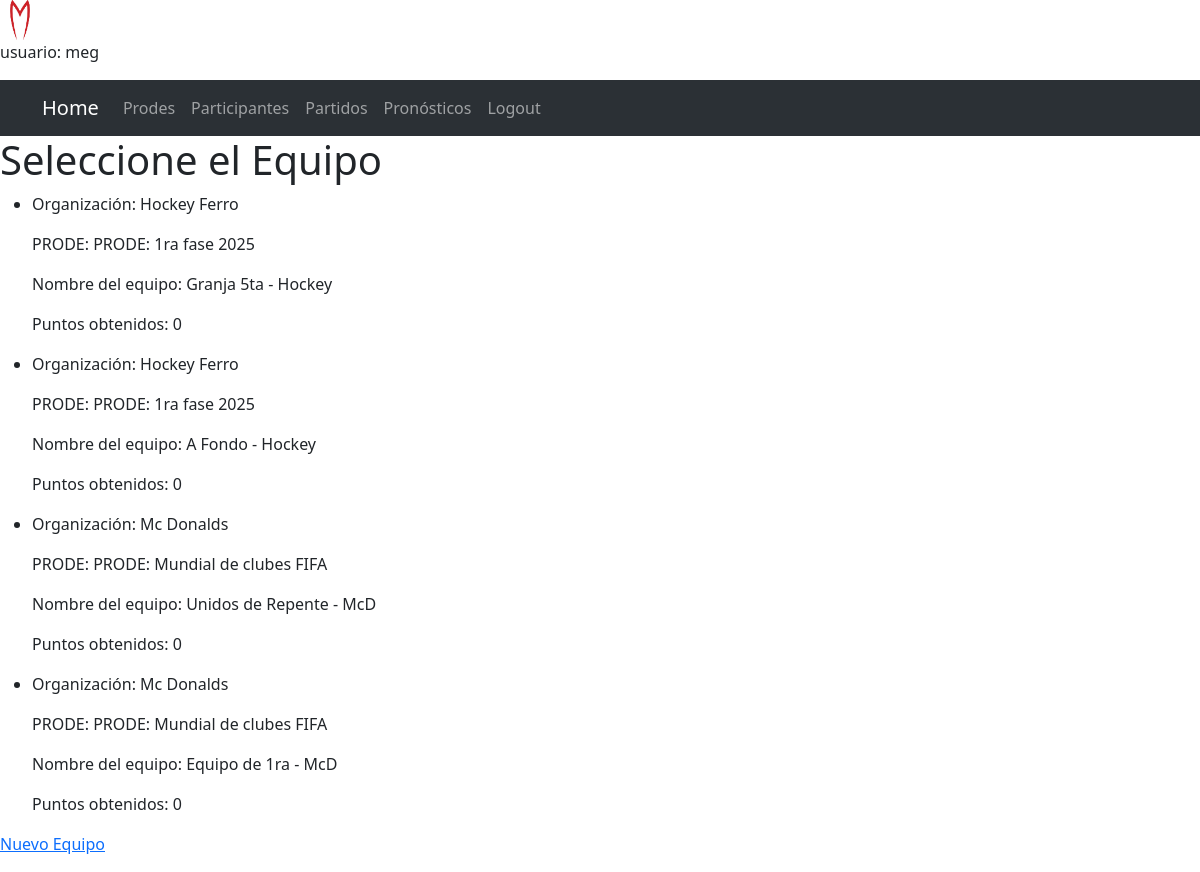
Screenshot of /participantes/ (signed in) with the database file from the repository.
### base/models.py (models this page shows, shortened)
class Participante(models.Model):
    nombre = models.CharField(max_length=200, default="Sin nombre")
    puntosObtenidos = models.IntegerField(default=0)
    concursoOrganizacion = models.ForeignKey("ConcursosOrganizacion", on_delete=models.CASCADE, null=True)
    partidosPorProde =  models.ManyToManyField('PartidosPorProde',through='Pronostico')
    usuariosPorParticipante =  models.ManyToManyField('Usuario',through='UsuariosPorParticipante')

class ConcursosOrganizacion(models.Model):
    concurso = models.ForeignKey("Concurso", on_delete=models.CASCADE, null=True)
    organizacion = models.ForeignKey("Organizacion", on_delete=models.CASCADE, null=True)

class Organizacion(models.Model):
    nombre = models.CharField(max_length=200, default="Sin nombre")
    concursos =  models.ManyToManyField('Concurso',through='ConcursosOrganizacion')

class Concurso(models.Model):
    nombre = models.CharField(max_length=200, default="Sin nombre", unique=True)
    activo = models.BooleanField(default=False)

### prode/views.py (the view)
# urls.py: path('participantes/', views.participantes, name='participantes'),
@login_required
def participantes(request):
    participantes = Participante.objects.all()
    return render(request, 'participantes.html', {
        "participantes":participantes})

### prode/templates/participantes.html
{% extends 'base.html' %}
{% block content %}
<h1>Seleccione el Equipo</h1>
{% for participante in participantes %}
<ul>
    <li>
       <p> Organización: {{participante.concursoOrganizacion.organizacion.nombre}}</p>
       <p> PRODE: {{participante.concursoOrganizacion.concurso.nombre}}</p>
       <p> Nombre del equipo: {{participante.nombre}}</p>
       <p> Puntos obtenidos: {{participante.puntosObtenidos}}</p>
    </li>
</ul>
{% endfor %}
<p>
    <a href="{% url 'nuevo_participante' %}">Nuevo Equipo</a>
</p>
{% endblock %}

### prode/templates/base.html (shortened to what this page needs)
{% load static %}
<!DOCTYPE html>
<html lang="en">
<head>
    <link rel="stylesheet" href="https://cdn.jsdelivr.net/npm/bootstrap@5.3.5/dist/css/bootstrap.min.css">
</head>
<body>
    <img src="{% static 'speed_racer_mach_5_logo.png' %}" alt="Logo" width="40">
    {% if user.is_authenticated %}
        <p>usuario: {{request.user}}</p>
    {% endif %}
    <nav class="navbar navbar-expand-lg bg-body-tertiary" data-bs-theme="dark">
        <div class="container">
          <a class="navbar-brand" href="/">Home</a>
          <div class="collapse navbar-collapse" id="navbarSupportedContent">
            <ul class="navbar-nav me-auto mb-2 mb-lg-0">
                {% if not user.is_authenticated %}
                <li class="nav-item">
                    <a class="nav-link" href="/signup">Signup</a>
                </li>
                <li class="nav-item">
                    <a class="nav-link" href="{% url 'login' %}">Login</a>
                </li>
                {% else %}
                    <li class="nav-item">
                        <a class="nav-link" href="{% url 'prodes' %}">Prodes</a>
                    </li>
                    <li class="nav-item">
                        <a class="nav-link" href="{% url 'participantes' %}">Participantes</a>
                    </li>
                    <li class="nav-item">
                        <a class="nav-link" href="{% url 'partidos' %}">Partidos</a>
                    </li>
                    <li class="nav-item">
                        <a class="nav-link" href="{% url 'pronosticos' %}">Pronósticos</a>
                    </li>
                    <li class="nav-item">
                        <a class="nav-link" href="{% url 'logout' %}">Logout</a>
                    </li>
                {% endif %}
              </div>
        </div>
      </nav>
<main>
    {% block content %}
    {% endblock %}
</main>
</body>
</html>

### rows the page displays
Participante: concursoOrganizacion.organizacion.nombre "Hockey Ferro", concursoOrganizacion.concurso.nombre "PRODE: 1ra fase 2025", nombre "Granja 5ta - Hockey", puntosObtenidos "0"
Participante: concursoOrganizacion.organizacion.nombre "Hockey Ferro", concursoOrganizacion.concurso.nombre "PRODE: 1ra fase 2025", nombre "A Fondo - Hockey", puntosObtenidos "0"
Participante: concursoOrganizacion.organizacion.nombre "Mc Donalds", concursoOrganizacion.concurso.nombre "PRODE: Mundial de clubes FIFA", nombre "Unidos de Repente - McD", puntosObtenidos "0"
Participante: concursoOrganizacion.organizacion.nombre "Mc Donalds", concursoOrganizacion.concurso.nombre "PRODE: Mundial de clubes FIFA", nombre "Equipo de 1ra - McD", puntosObtenidos "0"

### other values shown
{{ request.user }} "meg"
